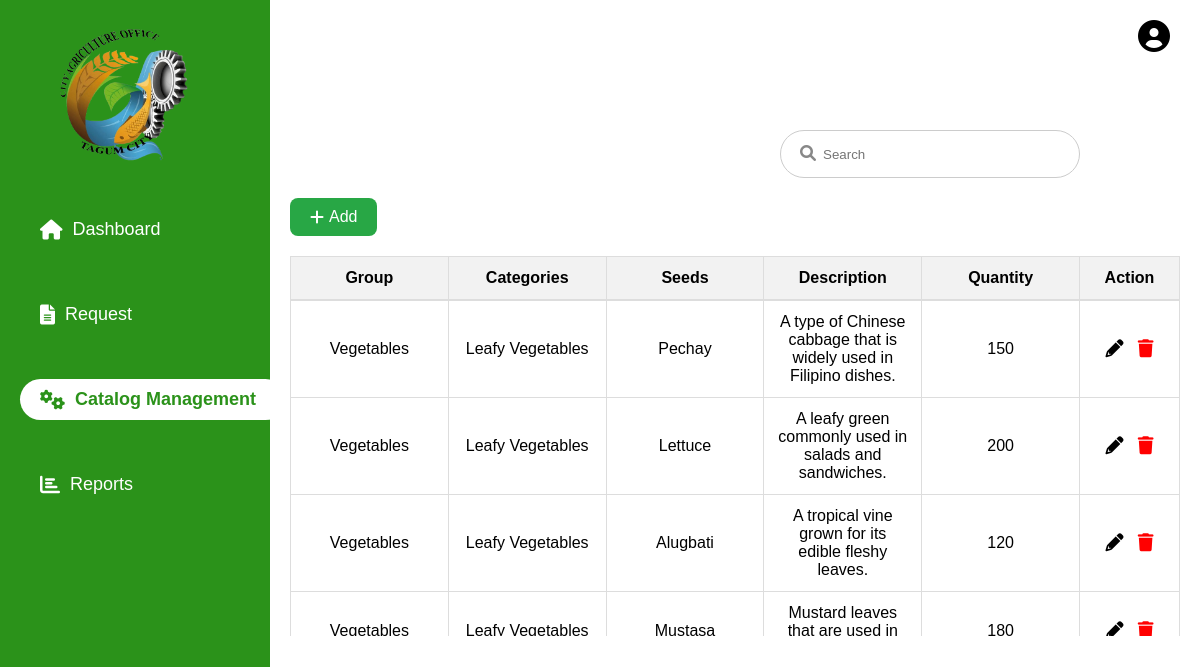
Screenshot of /admin/cat_mgmt.php with the database file from the repository.
### tables this page shows
CREATE TABLE `items` (
  `id` int(11) NOT NULL,
  `category` varchar(255) NOT NULL,
  `Seeds` varchar(255) NOT NULL,
  `description` text DEFAULT NULL,
  `qty` int(11) DEFAULT NULL,
  `groups` varchar(255) NOT NULL,
  `image_data` blob DEFAULT NULL
);

### admin/cat_mgmt.php (the view, shortened to what this page needs)
<?php
include('../cagro/config.php');
if ($con) {
    $query = "SELECT id AS `id`, groups AS `Groups`, category AS `Categories`, seeds AS `Seeds`, description AS `Description`, qty AS `Quantity` FROM items";
    $result = mysqli_query($con, $query);
} else {
    die("Connection failed: " . mysqli_connect_error());
}
?>
<!DOCTYPE html>
<html lang="en">
<head>
    <link rel="stylesheet" href="styles.css">
    <link rel="stylesheet" href="https://cdnjs.cloudflare.com/ajax/libs/font-awesome/6.0.0-beta3/css/all.min.css">
</head>
<body>
    <div class="container">
    <div class="container">
        <aside class="sidebar">
            <div class="logo">
                <img src="cagro_logo.png" alt="Company Logo">
            </div>
            <nav>
                <ul>
                    <li>
                        <a href="dashboard.php">
                            <i class="fa-solid fa-house"></i>Dashboard
                        </a>
                    </li>
                    <li>
                        <a href="request.php">
                            <i class="fas fa-file-alt"></i>Request
                        </a>
                    </li>
                    <li>
                        <a href="cat_mgmt.php" class="active"><i class="fas fa-cogs"></i>Catalog Management</a>
                    </li>
                    <li>
                        <a href="reports.html">
                            <i class="fas fa-chart-bar"></i>Reports
                        </a>
                    </li>
                </ul>
            </nav>
        </aside>
        <main class="main-content">
            <i class="fas fa-circle-user top-right-icon"></i>
            <header>
                <div class="search-bar">
                    <i class="fas fa-search"></i>
                    <input type="text" placeholder="Search">
                </div>
            </header>
            <button class="filter-btn">
                <i class="fas fa-plus"></i> Add
            </button>
            <div class="table-wrapper">
                <table>
                    <thead>
                        <tr>
                            <th>Group</th>
                            <th>Categories</th>
                            <th>Seeds</th>
                            <th>Description</th>
                            <th>Quantity</th>
                            <th>Action</th>
                        </tr>
                    </thead>
                    <tbody>
                        <?php
                        if (mysqli_num_rows($result) > 0) {
                            while ($row = mysqli_fetch_assoc($result)) {
                                echo "<tr>";
                                echo "<td>" . htmlspecialchars($row['Groups']) . "</td>";
                                echo "<td>" . htmlspecialchars($row['Categories']) . "</td>";
                                echo "<td>" . htmlspecialchars($row['Seeds']) . "</td>";
                                echo "<td>" . htmlspecialchars($row['Description']) . "</td>";
                                echo "<td>" . htmlspecialchars($row['Quantity']) . "</td>";
                                echo "<td>
                                        <a href='#'><i class='fa-solid fa-pencil'></i></a>
                                        <a href='delete_item.php?id=" . htmlspecialchars($row['id']) . "' onclick='return confirm(\"Are you sure you want to delete this item?\")'><i class='fa-solid fa-trash'></i></a>
                                     </td>";
                                echo "</tr>";
                            }
                        } else {
                            echo "<tr><td colspan='6'>No data available</td></tr>";
                        }
                        ?>
                    </tbody>
                </table>
            </div>
        </main>
    </div>
</body>
</html>

### admin/styles.css (style rules this page uses)
* { margin: 0; padding: 0; box-sizing: border-box; font-family: Arial, sans-serif; }
body { display: flex; min-height: 100vh; background-color: #f4f4f4; flex-direction: column; overflow: hidden; }
.container { display: flex; flex: 1; flex-direction: row; min-height: 100px; width: 100%; margin: 0 auto; flex-wrap: nowrap; }
.table-wrapper { max-height: 400px; overflow-y: auto; }
table { width: 100%; border-collapse: collapse; position: relative; margin-top: 20px; }
table th, table td { border: 1px solid #ddd; padding: 12px; text-align: center; }
table th { background-color: #f2f2f2; font-weight: bold; }
table tbody tr td a { text-decoration: none; font-size: 18px; }
table tbody tr td a i { color:black; }
table tbody tr td a i.fa-trash { margin-left: 10px; color: #ff0000; }
thead, tbody { display: table; width: 100%; table-layout: fixed; }
thead { background-color: #f2f2f2; position: sticky; top: 0; width: 100%; border-collapse: collapse; z-index: 1; }
th, td { border: 1px solid #ddd; padding: 12px; text-align: left; white-space: normal; word-wrap: break-word; }
th:last-child, td:last-child { width: 100px; text-align: center; padding: 8px; }
.sidebar { width: 270px; background-color: #2B921A; padding: 20px; display: flex; height: 100vh; flex-direction: column; }
.logo img { max-width: 68%; height: auto; margin-left: 30px; margin-bottom: 30px; }
nav ul { list-style: none; padding: 0; }
nav ul li { margin-bottom: 44px; width: 300px; }
nav ul li:last-child { margin-bottom: 0; }
nav ul li a { color: white; text-decoration: none; font-size: 18px; display: flex; align-items: center; padding: 10px 20px; border-radius: 4px; }
nav ul li a i { margin-right: 10px; font-size: 20px; }
nav ul li a.active { background-color: white; border-radius: 30px; width: 266px; color: #2B921A; font-weight: bold; }
.main-content { flex: 1; padding: 20px; background-color: white; min-height: 100vh; width: 100%; }
.top-right-icon { position: absolute; top: 20px; right: 30px; font-size: 32px; cursor: pointer; z-index: 1000; }
header { display: flex; justify-content: space-between; align-items: center; margin-top: -20px; margin-bottom: 20px; }
.search-bar i { position: absolute; left: 20px; top: 86%; transform: translateY(-50%); color: #888; }
.search-bar { position: relative; display: inline-block; }
.search-bar input { padding: 8px 15px 8px 42px; border: 1px solid #ccc; border-radius: 26px; width: 300px; height: 48px; margin-top: 130px; margin-right: 100px; }
.filter-btn { display: flex; align-items: center; background-color: #28a745; color: white; border: none; padding: 10px 20px; border-radius: 8px; font-size: 16px; cursor: pointer; }
.filter-btn i { margin-right: 5px; }

### rows the page displays
items: groups "Vegetables", category "Leafy Vegetables", Seeds "Pechay", description "A type of Chinese cabbage that is widely used in Filipino dishes.", qty "150"
items: groups "Vegetables", category "Leafy Vegetables", Seeds "Lettuce", description "A leafy green commonly used in salads and sandwiches.", qty "200"
items: groups "Vegetables", category "Leafy Vegetables", Seeds "Alugbati", description "A tropical vine grown for its edible fleshy leaves.", qty "120"
items: groups "Vegetables", category "Leafy Vegetables", Seeds "Mustasa", description "Mustard leaves that are used in…", qty "180"
